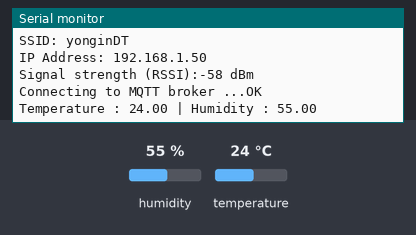
Simulated run of this sketch. Board: Arduino Uno, built with avr-gcc and run on an emulated ATmega328P. On the bench: the last lines printed to the serial monitor. The test bench sets the inputs (shaded band); at power-on: humidity 55 %, temperature 24 °C. WiFi joins after 1.5 s; servers stay silent unless stated; no MQTT or app messages arrive unless stated.

Above: at 2.7 s.
2.8 s: humidity set to 22 %
At 5.1 s:
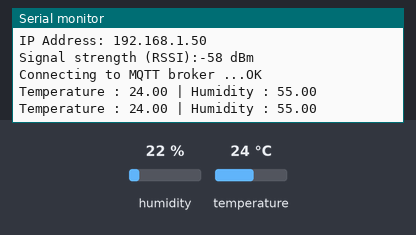
7.7 s: temperature set to 12 °C
At 9.4 s:
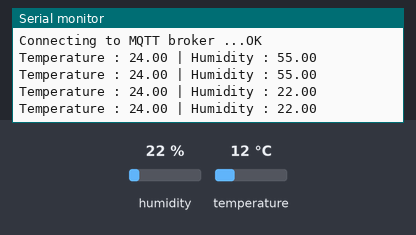
12.6 s: humidity set to 40 %
At 14.9 s:
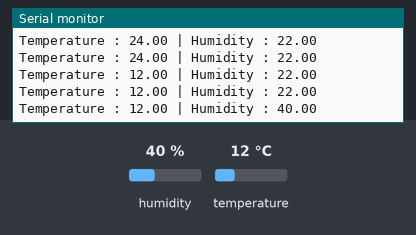
Timing chart, 0 to 16.4 s (numbered marks = the images above; inputs shaded):
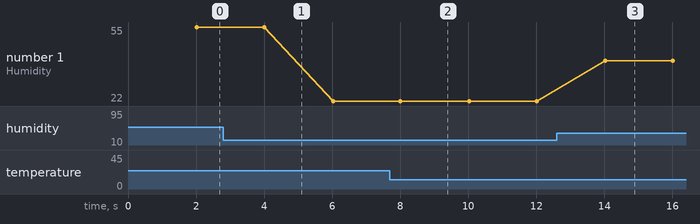

Measured:
- after the input at 12.6 s, the serial monitor: prints a new line after 1.4 s (image 3)
- plotted number 1: 55 → 22 after the input at 2.8 s, 22 → 40 after the input at 12.6 s

The sketch:

app.ino
```cpp
#include "WifiUtil.h"
#include <PubSubClient.h>
#include "DHT.h"          // Librairie des capteurs DHT
WifiUtil wifi(2, 3);

//const char SSID[] = "KT_GiGA_2G_Wave2_A8D7";
//const char PASSWORD[] = "zf3cbb5696";
const char SSID[] = "yonginDT";
const char PASSWORD[] = "12345678";


//#define mqtt_server "172.30.1.34"
#define mqtt_server "192.168.0.110"
#define mqtt_user "localhost"      // if exist
#define mqtt_password ""  //idem

#define temperature_topic "sensor/temperature"  //Topic temperature
#define humidity_topic "sensor/humidity"        //Topic humidity

//Buffer to decode MQTT messages
char message_buff[100];

long lastMsg = 0;
long lastRecu = 0;
bool debug = false;  //Display log message if True

#define DHTPIN A3    // DHT Pin

// Un-comment you sensor
#define DHTTYPE DHT11       // DHT 11
//#define DHTTYPE DHT22         // DHT 22  (AM2302)

// Create abjects
DHT dht(DHTPIN, DHTTYPE);
WiFiEspClient espClient;
PubSubClient client(espClient);

void setup() {
  Serial.begin(9600);
  wifi.init(SSID, PASSWORD);
//  setup_wifi();           //Connect to Wifi network
  client.setServer(mqtt_server, 1883);    // Configure MQTT connexion
  client.setCallback(callback);           // callback function to execute when a MQTT message
  dht.begin();
}

//Connexion au réseau WiFi
//void setup_wifi() {
//  delay(10);
//  Serial.println();
//  Serial.print("Connecting to ");
//  Serial.println(wifi_ssid);
//
//  WiFi.begin(wifi_ssid, wifi_password);
//
//  while (WiFi.status() != WL_CONNECTED) {
//    delay(500);
//    Serial.print(".");
//    Serial.print("\n");
//  }
//
//  Serial.println("");
//  Serial.println("WiFi OK ");
//  Serial.print("=> ESP8266 IP address: ");
//  Serial.print(WiFi.localIP());
//}

//Reconnexion
void reconnect() {

  while (!client.connected()) {
    Serial.print("Connecting to MQTT broker ...");
    if (client.connect("ESP8266Client", mqtt_user, mqtt_password)) {
      Serial.println("OK");
    } else {
      Serial.print("KO, error : ");
      Serial.print(client.state());
      Serial.println(" Wait 5 secondes before to retry");
      delay(5000);
    }
  }
}

void loop() {
  if (wifi.check())
  { // WIFI 연결 확인
      ;
  }
  if (!client.connected()) {
    reconnect();
  }
  client.loop();

  long now = millis();
  // Send a message every minute
  if (now - lastMsg > 2000) {
    lastMsg = now;
    // Read humidity
    float h = dht.readHumidity();
    // Read temperature in Celcius
    float t = dht.readTemperature();

    // Oh, nothing to send
    if ( isnan(t) || isnan(h)) {
      Serial.println("Please check DHT sensor !");
      return;
    }


      Serial.print("Temperature : ");
      Serial.print(t);
      Serial.print(" | Humidity : ");
      Serial.println(h);

    client.publish(temperature_topic, String(t).c_str(), true);   // Publish temperature on temperature_topic
    client.publish(humidity_topic, String(h).c_str(), true);      // and humidity
  }

}

// MQTT callback function
// D'après http://m2mio.tumblr.com/post/30048662088/a-simple-example-arduino-mqtt-m2mio
void callback(char* topic, byte* payload, unsigned int length) {

  int i = 0;
  if ( debug ) {
    Serial.println("Message recu =>  topic: " + String(topic));
    Serial.print(" | longueur: " + String(length,DEC));
  }
  // create character buffer with ending null terminator (string)
  for(i=0; i<length; i++) {
    message_buff[i] = payload[i];
  }
  message_buff[i] = '\0';

  String msgString = String(message_buff);
  if ( debug ) {
    Serial.println("Payload: " + msgString);
  }
}
```

WifiUtil.cpp
```cpp
#include "WifiUtil.h"
WifiUtil::WifiUtil(int rx, int tx) : softSerial(rx, tx)
{
}
// 쉴드 존재유무 확인
void WifiUtil::checkShield()
{
    if (WiFi.status() == WL_NO_SHIELD)
    {
        Serial.println("WiFi shield not present");
        while (true)
            ;
    }
}
// 와이파이 접속여부 확인 - 미접속이면 접속 시도
int WifiUtil::check()
{
    while (WiFi.status() != WL_CONNECTED)
    {
        Serial.print("Attempting to connect to WPA SSID: ");
        Serial.println(ssid);
        status = WiFi.begin(ssid, password);
        if (status == WL_CONNECTED)
        {
            printInfo();
            return 1; // 끊겼다가 다시 접속
        }
    }
    return 0; // 끊긴적 없음
}
// 초기화 및 AP 접속
void WifiUtil::init(const char *ssid, const char *password)
{
    this->ssid = ssid;
    this->password = password;
    softSerial.begin(9600);
    WiFi.init(&softSerial);
    checkShield();
    check();
}
void WifiUtil::printInfo()
{
    // 와이파이 접속정보
    Serial.println("You're connected to the network");
    Serial.print("SSID: ");
    Serial.println(WiFi.SSID());
    IPAddress ip = WiFi.localIP();
    Serial.print("IP Address: ");
    Serial.println(ip);
    long rssi = WiFi.RSSI();
    Serial.print("Signal strength (RSSI):");
    Serial.print(rssi);
    Serial.println(" dBm");
    Serial.println();
}
```

WifiUtil.h
```cpp
#pragma once
#include <SoftwareSerial.h>
#include <WiFiEsp.h>


class WifiUtil
{
private:
    const char *ssid;
    const char *password;
    SoftwareSerial softSerial;
    int status = WL_IDLE_STATUS; // Status
public:
    WifiUtil(int rx, int tx);
    void init(const char *ssid, const char *password);
    void checkShield();
    void printInfo();
    int check();
};
```
